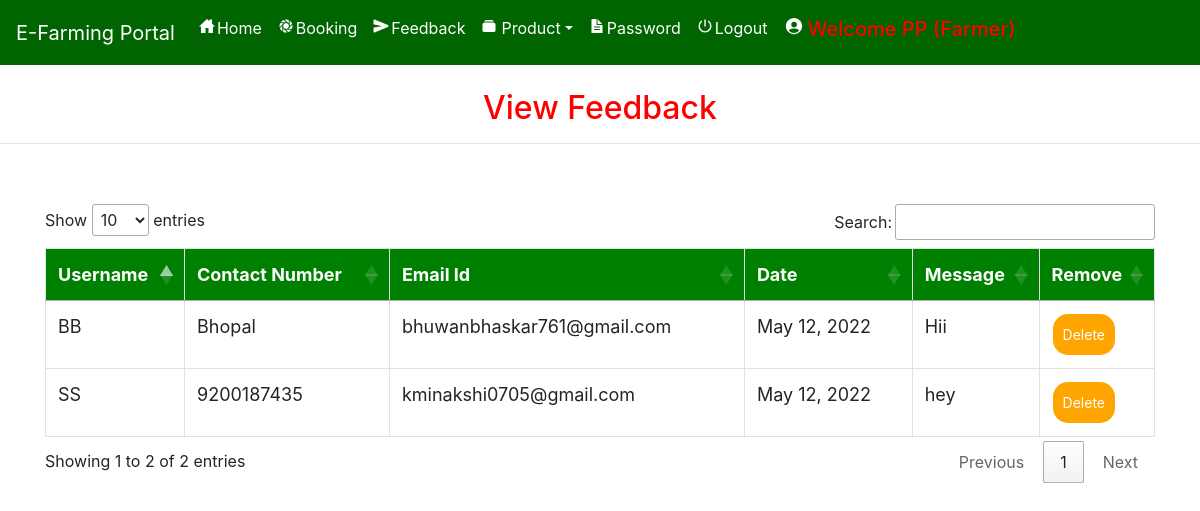
The app's page /view_feedback (signed in) with its own data.
### farmerapp/models.py (models this page shows, shortened)
class Send_Feedback(models.Model):
    profile = models.ForeignKey(Profile, on_delete=models.CASCADE, null=True)
    message1 = models.TextField(null=True)
    date = models.CharField(max_length=30, null=True)

class Profile(models.Model):
    user = models.ForeignKey(User, on_delete=models.CASCADE, null=True)
    dob = models.DateField(null=True)
    city = models.CharField(max_length=30, null=True)
    address = models.CharField(max_length=50, null=True)
    contact = models.CharField(max_length=10, null=True)
    user_type = models.CharField(max_length=10, null=True)
    status =  models.CharField(max_length=30, null=True, default="Pending")
    image = models.FileField(null=True)

### farmerapp/views.py (the view)
# urls.py: path('view_feedback', View_feedback, name='view_feedback'),
def View_feedback(request):
    if not request.user.is_authenticated:
        return redirect('login_admin')
    feed = Send_Feedback.objects.all()
    d = {'feed': feed}
    return render(request, 'view_feedback.html', d)

### farmerapp/templates/view_feedback.html (shortened to what this page needs)
{% extends 'navigation.html' %}
{% block body %}
<center><h2 style="color:red;margin-top:2%">View Feedback</h2></center><hr>
<div class="container" style="margin-top:5%">
<table class="table table-bordered" id="myTable" >
  <thead>
  <tr>
    <th>Username</th>
    <th>Contact Number</th>
      <th> Email Id</th>
    <th>Date</th>
      <th>Message</th>
    <th>Remove</th>
  </tr>
  </thead>
   <tbody>
    {% for i in feed %}
  <tr>
    <td>{{i.profile.user.username}}</td>
    <td>{{i.profile.contact}}</td>
      <td>{{i.profile.user.email}}</td>
      <td>{{i.date}}</td>
      <td>{{i.message1}}</td>
      <td><a href="{% url 'delete_feedback' i.id %}" onclick="return confirm('Are you sure?')"><button class="button button1">Delete</button></a></td>
  </tr>
    {% endfor %}
    </tbody>
</table>
</div>
{% endblock %}

### farmerapp/templates/navigation.html (style rules this page uses)
* { box-sizing: border-box; }
#myTable { border-collapse: collapse; width: 100%; border: 1px solid #ddd; font-size: 18px; }
#myTable th { text-align: left; padding: 12px; background-color: green; color: white; }
#myTable td { text-align: left; padding: 12px; background-color: white; }
#myTable tr { border-bottom: 1px solid #ddd; }
.button { background-color: orange; border: none; color: white; padding: 10px; text-align: center; text-decoration: none; display: inline-block; font-size: 14px; margin: 1px 1px; cursor: pointer; }
.button1 { border-radius: 15px; }

### records on screen
Send_Feedback: profile.user.username "BB", profile.contact "Bhopal", profile.user.email "bhuwanbhaskar761@gmail.com", date "May 12, 2022", message1 "Hii"
Send_Feedback: profile.user.username "SS", profile.contact "9200187435", profile.user.email "kminakshi0705@gmail.com", date "May 12, 2022", message1 "hey"
